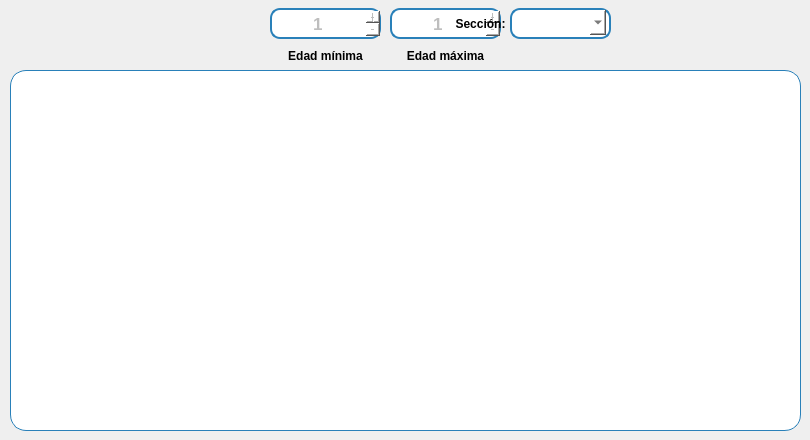
       <widget class="QWidget" name="Estadisticos">
        <widget class="QFrame" name="frGrafica_border">
         <property name="geometry">
          <rect>
           <x>10</x>
           <y>70</y>
           <width>791</width>
           <height>361</height>
          </rect>
         </property>
         <property name="styleSheet">
          <string notr="true">QFrame#frGrafica_border{
	background-color: white;
	border: 1.2px solid #2980b9;
	border-radius: 16px;
}</string>
         </property>
         <property name="frameShape">
          <enum>QFrame::Shape::StyledPanel</enum>
         </property>
         <property name="frameShadow">
          <enum>QFrame::Shadow::Raised</enum>
         </property>
         <layout class="QVBoxLayout" name="verticalLayout_2">
          <item>
           <widget class="QFrame" name="frGrafica_reportes">
            <property name="styleSheet">
             <string notr="true">background-color: transparent;</string>
            </property>
            <property name="frameShape">
             <enum>QFrame::Shape::StyledPanel</enum>
            </property>
            <property name="frameShadow">
             <enum>QFrame::Shadow::Raised</enum>
            </property>
            <layout class="QVBoxLayout" name="verticalLayout"/>
           </widget>
          </item>
         </layout>
        </widget>
        <widget class="QLabel" name="lblMax">
         <property name="geometry">
          <rect>
           <x>390</x>
           <y>40</y>
           <width>111</width>
           <height>31</height>
          </rect>
         </property>
         <property name="font">
          <font>
           <family>Segoe UI</family>
           <pointsize>9</pointsize>
           <bold>true</bold>
          </font>
         </property>
         <property name="styleSheet">
          <string notr="true"/>
         </property>
         <property name="text">
          <string>Edad máxima</string>
         </property>
         <property name="alignment">
          <set>Qt::AlignmentFlag::AlignCenter</set>
         </property>
         <property name="wordWrap">
          <bool>true</bool>
         </property>
        </widget>
        <widget class="QSpinBox" name="spnMax">
         <property name="enabled">
          <bool>false</bool>
         </property>
         <property name="geometry">
          <rect>
           <x>390</x>
           <y>8</y>
           <width>111</width>
           <height>31</height>
          </rect>
         </property>
         <property name="font">
          <font>
           <family>Segoe UI</family>
           <pointsize>13</pointsize>
           <bold>true</bold>
          </font>
         </property>
         <property name="focusPolicy">
          <enum>Qt::FocusPolicy::ClickFocus</enum>
         </property>
         <property name="styleSheet">
          <string notr="true">QSpinBox{
	background-color: white;
	border: 1.5px solid #2980b9;
	border-radius: 10px;
}
QSpinBox::up-button {
    subcontrol-origin: border;
    subcontrol-position: center right;
    width: 20px;
	height: 25px;
    image: url(:/icons/flecha_arriba.png);
}

QSpinBox::down-button {
    subcontrol-origin: border;
    subcontrol-position: center left;
    width: 20px;
	height: 25px;
    image: url(:/icons/flecha_abajo.png);
}</string>
         </property>
         <property name="wrapping">
          <bool>false</bool>
         </property>
         <property name="alignment">
          <set>Qt::AlignmentFlag::AlignCenter</set>
         </property>
         <property name="buttonSymbols">
          <enum>QAbstractSpinBox::ButtonSymbols::PlusMinus</enum>
         </property>
         <property name="minimum">
          <number>1</number>
         </property>
         <property name="maximum">
          <number>999999</number>
         </property>
        </widget>
        <widget class="QLabel" name="lblSeccion_reporte">
         <property name="geometry">
          <rect>
           <x>450</x>
           <y>8</y>
           <width>61</width>
           <height>31</height>
          </rect>
         </property>
         <property name="font">
          <font>
           <family>Segoe UI</family>
           <pointsize>9</pointsize>
           <bold>true</bold>
          </font>
         </property>
         <property name="styleSheet">
          <string notr="true"/>
         </property>
         <property name="text">
          <string>Sección:</string>
         </property>
         <property name="alignment">
          <set>Qt::AlignmentFlag::AlignCenter</set>
         </property>
         <property name="wordWrap">
          <bool>true</bool>
         </property>
        </widget>
        <widget class="QFrame" name="frameSeccion_reporte">
         <property name="geometry">
          <rect>
           <x>510</x>
           <y>8</y>
           <width>101</width>
           <height>31</height>
          </rect>
         </property>
         <property name="minimumSize">
          <size>
           <width>100</width>
           <height>30</height>
          </size>
         </property>
         <property name="maximumSize">
          <size>
           <width>230</width>
           <height>40</height>
          </size>
         </property>
         <property name="styleSheet">
          <string notr="true">QFrame{
	background-color: white;
	border: 1.5px solid #2980b9;
	border-radius: 10px;
}
QComboBox QAbstractItemView {
    border: 1px solid #ccc;
    border-radius: 5px;
    background-color: white;
    color: #333;
}
</string>
         </property>
         <property name="frameShape">
          <enum>QFrame::Shape::StyledPanel</enum>
         </property>
         <property name="frameShadow">
          <enum>QFrame::Shadow::Raised</enum>
         </property>
         <widget class="QComboBox" name="cbxSeccion_reporte">
          <property name="geometry">
           <rect>
            <x>5</x>
            <y>2</y>
            <width>91</width>
            <height>25</height>
           </rect>
          </property>
          <property name="minimumSize">
           <size>
            <width>90</width>
            <height>25</height>
           </size>
          </property>
          <property name="maximumSize">
           <size>
            <width>210</width>
            <height>30</height>
           </size>
          </property>
          <property name="font">
           <font>
            <family>Segoe UI</family>
            <pointsize>11</pointsize>
            <bold>true</bold>
           </font>
          </property>
          <property name="cursor">
           <cursorShape>PointingHandCursor</cursorShape>
          </property>
          <property name="styleSheet">
           <string notr="true">QComboBox {
			combobox-popup: 0;
            border-radius: 10px;
            padding: 2px 8px;
            background-color: white;
            color: #2d2d2d;
   
        }
        QComboBox:hover {
            border-color: #0D47A1;
        }
        
        QComboBox QAbstractItemView {
            background-color: white;
            border: 1.5px solid #2980b9;
            border-radius: 8px;
            color: #2d2d2d;
            outline: none;
            padding: 4px 0px;
        }
        QComboBox QAbstractItemView::item {
            min-height: 20px;
            padding: 3px 5px;
        }
        QComboBox QAbstractItemView::item:selected {
            background-color: #2980b9;
            color: white;
        }
        QComboBox QAbstractItemView QScrollBar:vertical {
            border: none;
            background: #f0f7ff;
            width: 7px;
            border-radius: 3px;
            margin: 4px 2px;
        }
        QComboBox QAbstractItemView QScrollBar::handle:vertical {
            background: #2980b9;
            border-radius: 3px;
            min-height: 20px;
        }
        QComboBox QAbstractItemView QScrollBar::add-line:vertical,
        QComboBox QAbstractItemView QScrollBar::sub-line:vertical {
            height: 0px;
        }</string>
          </property>
          <property name="iconSize">
           <size>
            <width>10</width>
            <height>10</height>
           </size>
          </property>
         </widget>
        </widget>
        <widget class="QLabel" name="lblMin">
         <property name="geometry">
          <rect>
           <x>280</x>
           <y>40</y>
           <width>91</width>
           <height>31</height>
          </rect>
         </property>
         <property name="font">
          <font>
           <family>Segoe UI</family>
           <pointsize>9</pointsize>
           <bold>true</bold>
          </font>
         </property>
         <property name="styleSheet">
          <string notr="true"/>
         </property>
         <property name="text">
          <string>Edad mínima</string>
         </property>
         <property name="alignment">
          <set>Qt::AlignmentFlag::AlignCenter</set>
         </property>
         <property name="wordWrap">
          <bool>true</bool>
         </property>
        </widget>
        <widget class="QSpinBox" name="spnMin">
         <property name="enabled">
          <bool>false</bool>
         </property>
         <property name="geometry">
          <rect>
           <x>270</x>
           <y>8</y>
           <width>111</width>
           <height>31</height>
          </rect>
         </property>
         <property name="font">
          <font>
           <family>Segoe UI</family>
           <pointsize>13</pointsize>
           <bold>true</bold>
          </font>
         </property>
         <property name="focusPolicy">
          <enum>Qt::FocusPolicy::ClickFocus</enum>
         </property>
         <property name="styleSheet">
          <string notr="true">QSpinBox{
	background-color: white;
	border: 1.5px solid #2980b9;
	border-radius: 10px;
}
QSpinBox::up-button {
    subcontrol-origin: border;
    subcontrol-position: center right;
    width: 20px;
	height: 25px;
    image: url(:/icons/flecha_arriba.png);
}

QSpinBox::down-button {
    subcontrol-origin: border;
    subcontrol-position: center left;
    width: 20px;
	height: 25px;
    image: url(:/icons/flecha_abajo.png);
}</string>
         </property>
         <property name="alignment">
          <set>Qt::AlignmentFlag::AlignCenter</set>
         </property>
         <property name="buttonSymbols">
          <enum>QAbstractSpinBox::ButtonSymbols::PlusMinus</enum>
         </property>
         <property name="accelerated">
          <bool>false</bool>
         </property>
         <property name="minimum">
          <number>1</number>
         </property>
         <property name="maximum">
          <number>99999</number>
         </property>
        </widget>
       </widget>
